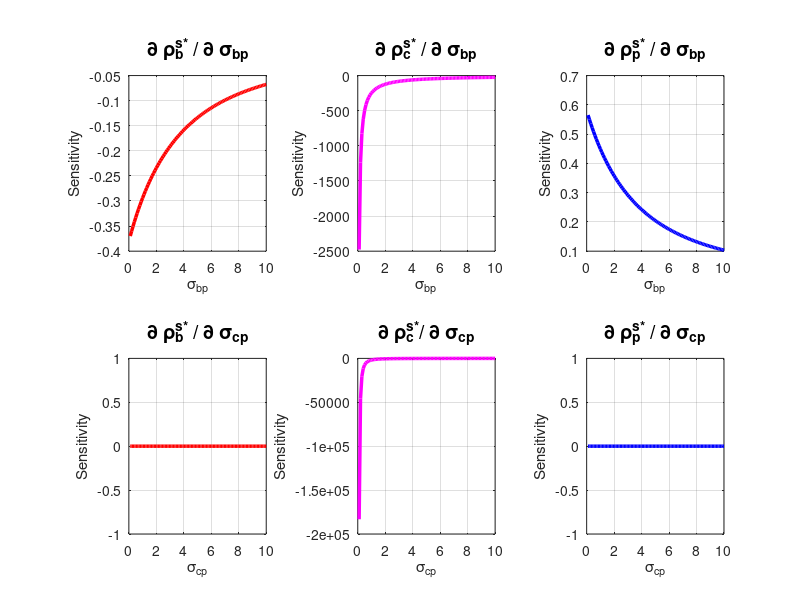

Here is the MATLAB script that generated this plot:
sigma_A = 0.8;
A = 13;
rbc = 1.5;
rcp = 0.0056;
sigma_bc = 2.5;
rbp = (rbc*(1-133*rcp))/(133*rcp);
rp = 0.28;
sigma_p = 2.89;
sigma_bp_values = linspace(0.1, 10, 100);
sigma_cp_values = linspace(0.1, 10, 100);

[SIGMA_BP, SIGMA_CP] = meshgrid(sigma_bp_values, sigma_cp_values);

% B*
sensitivity_B_sigma_bp = -sigma_A * A * rbp ./ (sigma_bp_values * rbp + sigma_bc * rbc).^2;
sensitivity_B_sigma_cp = zeros(size(sigma_cp_values));

% C*
sensitivity_C_sigma_bp = -sigma_bc * rbc * sigma_A * A * rbp ./ (rcp * SIGMA_CP .* (sigma_bc * rbc + SIGMA_BP * rbp).^2);
sensitivity_C_sigma_cp = -sigma_bc * rbc * sigma_A * A ./ (rcp * SIGMA_CP.^2 .* (sigma_bc * rbc + sigma_bp_values * rbp));

% P*
sensitivity_P_sigma_bp = sigma_A * A * rbp ./ ((sigma_bp_values * rbp + sigma_bc * rbc) * sigma_p * rp).^2;
sensitivity_P_sigma_cp = zeros(size(sigma_cp_values));

figure();
set(gcf, 'Position', [100 100 1000 600]);
subplot(2,3,1)
plot(sigma_bp_values, sensitivity_B_sigma_bp, 'LineWidth', 2.5, 'Color', 'red');
title('\partial \rho_{b}^{s*} / \partial \sigma_{bp}', 'FontSize', 14);
grid on;
xlabel('σ_{bp}');
ylabel('Sensitivity');

subplot(2,3,4)
plot(sigma_cp_values, sensitivity_B_sigma_cp, 'LineWidth', 2.5, 'Color', 'red');
title('\partial \rho_{b}^{s*} / \partial \sigma_{cp}', 'FontSize', 14);
grid on;
xlabel('σ_{cp}');
ylabel('Sensitivity');

subplot(2,3,2)
plot(sigma_bp_values, sensitivity_C_sigma_bp(:,1), 'LineWidth', 2.5, 'Color', 'magenta');
title('\partial \rho_{c}^{s*} / \partial \sigma_{bp}', 'FontSize', 14);
grid on;
xlabel('σ_{bp}');
ylabel('Sensitivity');

subplot(2,3,5)
plot(sigma_cp_values, sensitivity_C_sigma_cp(:,1), 'LineWidth', 2.5, 'Color', 'magenta');
title('\partial \rho_{c}^{s*}/ \partial \sigma_{cp}', 'FontSize', 14);
grid on;
xlabel('σ_{cp}');
ylabel('Sensitivity');

subplot(2, 3, 3)
plot(sigma_bp_values, sensitivity_P_sigma_bp, 'LineWidth', 2.5, 'Color', 'blue');
title('\partial \rho_{p}^{s*} / \partial \sigma_{bp}', 'FontSize', 14);
grid on;
xlabel('\sigma_{bp}');
ylabel('Sensitivity');

subplot(2, 3, 6)
plot(sigma_cp_values, sensitivity_P_sigma_cp, 'LineWidth', 2.5, 'Color', 'blue');
title('\partial \rho_{p}^{s*} / \partial \sigma_{cp}', 'FontSize', 14);
grid on;
xlabel('\sigma_{cp}');
ylabel('Sensitivity');

% colour gradient
colormap(hot);
